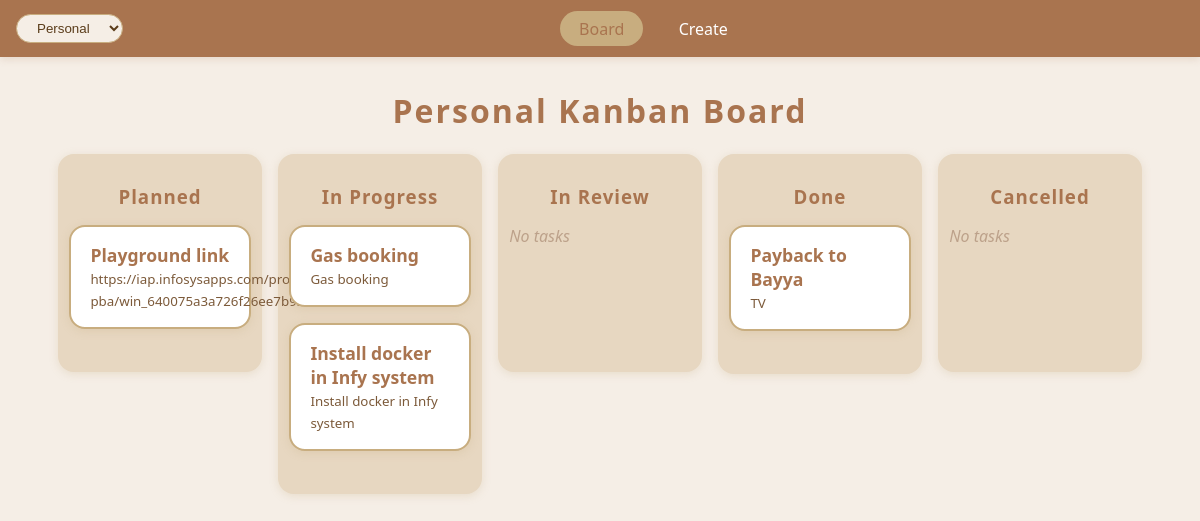
The page / on the database its author committed.
### board/models.py (models this page shows, shortened)
class Space(models.Model):
    name = models.CharField(max_length=50, unique=True)
    created = models.DateTimeField(auto_now_add=True)

class Task(models.Model):
	STATUS_CHOICES = [
		("planned", "Planned"),
		("in-progress", "In Progress"),
		("in-review", "In Review"),
		("done", "Done"),
		("cancelled", "Cancelled"),
	]
	PRIORITY_CHOICES = [
		('low', 'Low'),
		('normal', 'Normal'),
		('high', 'High'),
	]
	short_description = models.CharField(max_length=100)
	description = models.TextField()
	status = models.CharField(max_length=20, choices=STATUS_CHOICES, default="planned")
	workspace = models.ForeignKey('Space', null=True, blank=True, on_delete=models.CASCADE, related_name='tasks')
	comments = models.TextField(blank=True, default="")
	priority = models.CharField(max_length=10, choices=PRIORITY_CHOICES, default='normal')
	is_working = models.BooleanField(default=False) # Indicates someone is currently working on the task

### board/views.py (the view)
# urls.py: path('', views.board_view, name='board'),
def board_view(request):
	spaces = list(Space.objects.values_list('name', flat=True))
	default_space = spaces[0] if spaces else 'office'
	current_workspace = request.session.get('current_workspace', default_space)
	if 'workspace' in request.GET:
		new_workspace = request.GET.get('workspace')
		if new_workspace in spaces:
			current_workspace = new_workspace
			request.session['current_workspace'] = current_workspace
			return redirect('board')
	if current_workspace not in spaces:
		current_workspace = default_space
		request.session['current_workspace'] = current_workspace
	statuses = [
		("planned", "Planned"),
		("in-progress", "In Progress"),
		("in-review", "In Review"),
		("done", "Done"),
		("cancelled", "Cancelled"),
	]
	tasks_by_status = {key: Task.objects.filter(status=key, workspace__name=current_workspace) for key, _ in statuses}
	return render(request, "board/board.html", {
		"statuses": statuses,
		"tasks_by_status": tasks_by_status,
		"current_workspace": current_workspace,
		"spaces": spaces,
	})

### board/context_processors.py (called while the page is built)
def spaces_processor(request):
    spaces_qs = Space.objects.all().order_by('name')
    spaces = [s.name for s in spaces_qs]
    default_space = spaces[0] if spaces else 'office'
    current_workspace = request.session.get('current_workspace', default_space)
    if current_workspace not in spaces and spaces:
        current_workspace = spaces[0]
        request.session['current_workspace'] = current_workspace
    return {
        'spaces': spaces,
        'current_workspace': current_workspace,
    }

### board/templatetags/board_extras.py (called while the page is built)
@register.filter
def get_item(dictionary, key):
    return dictionary.get(key, [])

### board/templates/board/board.html (shortened to what this page needs)
{% extends 'base.html' %}
{% load board_extras %}
{% block content %}
<h1>{{ current_workspace|title }} Kanban Board</h1>
<div class="kanban-board">
  {% for key, label in statuses %}
    <div class="kanban-section">
      <h3>{{ label }}</h3>
      <div class="kanban-column" data-status="{{ key }}">
        {% for task in tasks_by_status|get_item:key %}
          <a href="{% url 'task_detail' task.id %}" class="kanban-card-link" style="text-decoration:none;display:block;">
            <div class="kanban-card" draggable="true" data-task-id="{{ task.id }}" style="position:relative;">
              <strong>{{ task.short_description }}</strong><br>
              <small>{{ task.description }}</small>
            </div>
          </a>
        {% empty %}
          <div class="no-tasks">No tasks</div>
        {% endfor %}
      </div>
    </div>
  {% endfor %}
</div>
{% endblock %}

### board/templates/base.html (shortened to what this page needs)
{% load static %}
<!DOCTYPE html>
<html lang="en">
<head>
    <link rel="stylesheet" href="{% static 'css/forms.css' %}">
</head>
<body>
    <nav class="navbar">
        <div class="workspace-toggle">
            <form id="workspace-form" method="get" style="margin:0;">
                <select name="workspace" id="workspace-select" onchange="this.form.submit()">
                    {% for sp in spaces %}
                        <option value="{{ sp }}" {% if current_workspace == sp %}selected{% endif %}>{{ sp|title }}</option>
                    {% empty %}
                        <option value="office" {% if current_workspace == 'office' %}selected{% endif %}>Office</option>
                        <option value="home" {% if current_workspace == 'home' %}selected{% endif %}>Home</option>
                    {% endfor %}
                </select>
            </form>
        </div>
        <div class="nav-links">
            <a href="/" class="{% if request.path == '/' %}active{% endif %}">Board</a>
            <a href="/create/" class="{% if request.path == '/create/' %}active{% endif %}">Create</a>
        </div>
    </nav>
    {% block content %}{% endblock %}
</body>
</html>

### board/templates/base.html (style rules this page uses)
*, *::before, *::after { box-sizing: border-box; }
html, body { overflow-x: hidden; }
body { padding-left: 0.5rem; padding-right: 0.5rem; }
.navbar { width: 100%; background: var(--coffee-brown); color: var(--white); padding: 0.7rem 1rem; display: flex; justify-content: space-between; align-items: center; flex-wrap: wrap; box-shadow: 0 2px 8px #a9744f33; }
.navbar .nav-links { display: flex; gap: 1rem; justify-content: center; flex: 1 1 auto; min-width: 0; }
.navbar .workspace-toggle { display: flex; gap: 0.5rem; align-items: center; }
.navbar a { color: var(--white); text-decoration: none; font-size: 1rem; font-weight: 500; padding: 0.4rem 1.2rem; border-radius: 1.2rem; transition: background 0.2s; }
.navbar a:hover, .navbar a.active { background: var(--light-coffee); color: var(--coffee-brown); }
:root { --coffee-brown: #a9744f; --light-coffee: #c8ad7f; --cream: #f5eee6; --white: #fff; --tan: #e7d7c1; --border-radius: 1rem; --shadow: 0 2px 8px #c8ad7f44; }
body { font-family: 'Segoe UI', Arial, sans-serif; background: var(--cream); margin: 0; padding: 0; }
h1 { text-align: center; color: var(--coffee-brown); margin-top: 2rem; letter-spacing: 2px; }
.kanban-board { display: flex; gap: 1rem; margin: 1.2rem auto; max-width: 1100px; width: 100%; padding: 0 0.5rem; overflow: visible; align-items: flex-start; }
.kanban-section { flex: 1 1 160px; background: var(--tan); padding: 0.7rem; border-radius: var(--border-radius); min-width: 150px; box-shadow: var(--shadow); display: flex; flex-direction: column; align-items: center; }
.kanban-section h3 { color: var(--coffee-brown); margin-bottom: 1rem; font-weight: 600; letter-spacing: 1px; }
.kanban-column { width: 100%; min-height: 120px; margin-bottom: 1rem; }
.kanban-card { background: var(--white); margin-bottom: 1rem; padding: 1rem 1.2rem; border-radius: var(--border-radius); box-shadow: var(--shadow); color: #5a3c1a; border: 2px solid var(--light-coffee); transition: box-shadow 0.2s, border 0.2s; }
.kanban-card strong { color: var(--coffee-brown); font-size: 1.1rem; }
.kanban-card small { color: #7c5a3a; }
.kanban-section .no-tasks { color: #bca18a; font-style: italic; }
select { border-radius: 1.2rem; border: 1px solid var(--light-coffee); padding: 0.3rem 1rem; background: var(--cream); color: #5a3c1a; }
.navbar a, .workspace-toggle select { max-width: 100%; }

### rows shown on the page
Space: name "Personal"
Task: short_description "Playground link", description "https://iap.infosysapps.com/project-pba/win_640075a3a726f26ee7b93303"
Task: short_description "Gas booking", description "Gas booking"
Task: short_description "Install docker in Infy system", description "Install docker in Infy system"
Task: short_description "Payback to Bayya", description "TV"

### other values the page prints
{{ label }} "Planned" "In Progress" "In Review" "Done" "Cancelled"
form field workspace "Personal"
